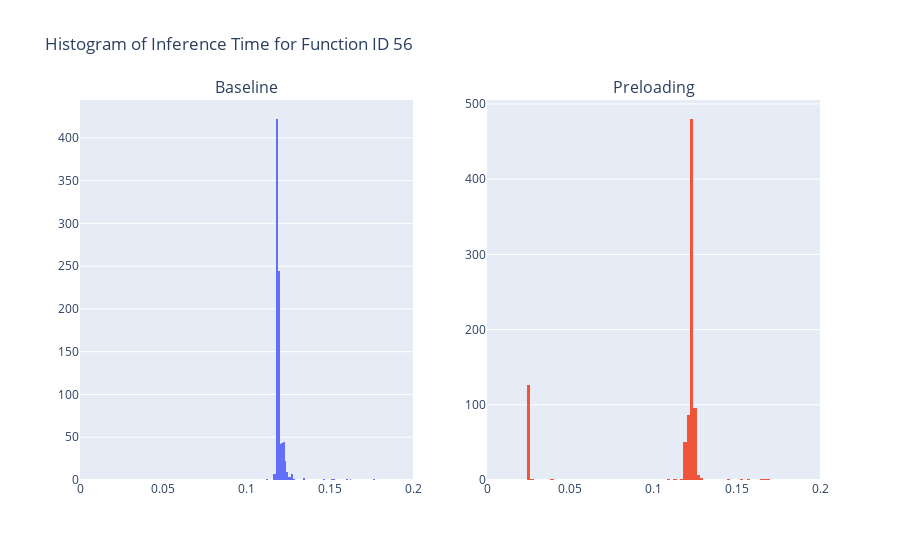

The cell this chart's notebook holds for it:
### Code cell
fig = make_subplots(rows=1, cols=2, subplot_titles=("Baseline", "Preloading"))

histogram_baseline = go.Histogram(x=filtered_56['inference_time'], nbinsx=100, histnorm='')
fig.add_trace(histogram_baseline, row=1, col=1)

histogram_preloading = go.Histogram(x=ex2_filtered_56['inference_time'], nbinsx=100, histnorm='')
fig.add_trace(histogram_preloading, row=1, col=2)

fig.update_layout(title_text="Histogram of Inference Time for Function ID 56", showlegend=False)

fig.update_xaxes(range=[0, 0.2], row=1, col=1)
fig.update_xaxes(range=[0, 0.2], row=1, col=2)

fig.show()

### Figure 1 — Plotly figure (JSON) as saved in the notebook; plotly's stock layout.template omitted (floating-point values rounded to 4 significant figures; data arrays with more than 128 entries replaced by an {"elided": "..."} marker saying what was removed)
{"data": [{"histnorm": "", "nbinsx": 100, "type": "histogram", "x": {"elided": "864 float values"}, "xaxis": "x", "yaxis": "y"}, {"histnorm": "", "nbinsx": 100, "type": "histogram", "x": {"elided": "864 float values"}, "xaxis": "x2", "yaxis": "y2"}], "layout": {"annotations": [{"font": {"size": 16}, "showarrow": false, "text": "Baseline", "x": 0.225, "xanchor": "center", "xref": "paper", "y": 1, "yanchor": "bottom", "yref": "paper"}, {"font": {"size": 16}, "showarrow": false, "text": "Preloading", "x": 0.775, "xanchor": "center", "xref": "paper", "y": 1, "yanchor": "bottom", "yref": "paper"}], "showlegend": false, "title": {"text": "Histogram of Inference Time for Function ID 56"}, "xaxis": {"anchor": "y", "domain": [0, 0.45], "range": [0, 0.2]}, "xaxis2": {"anchor": "y2", "domain": [0.55, 1], "range": [0, 0.2]}, "yaxis": {"anchor": "x", "domain": [0, 1]}, "yaxis2": {"anchor": "x2", "domain": [0, 1]}}}
